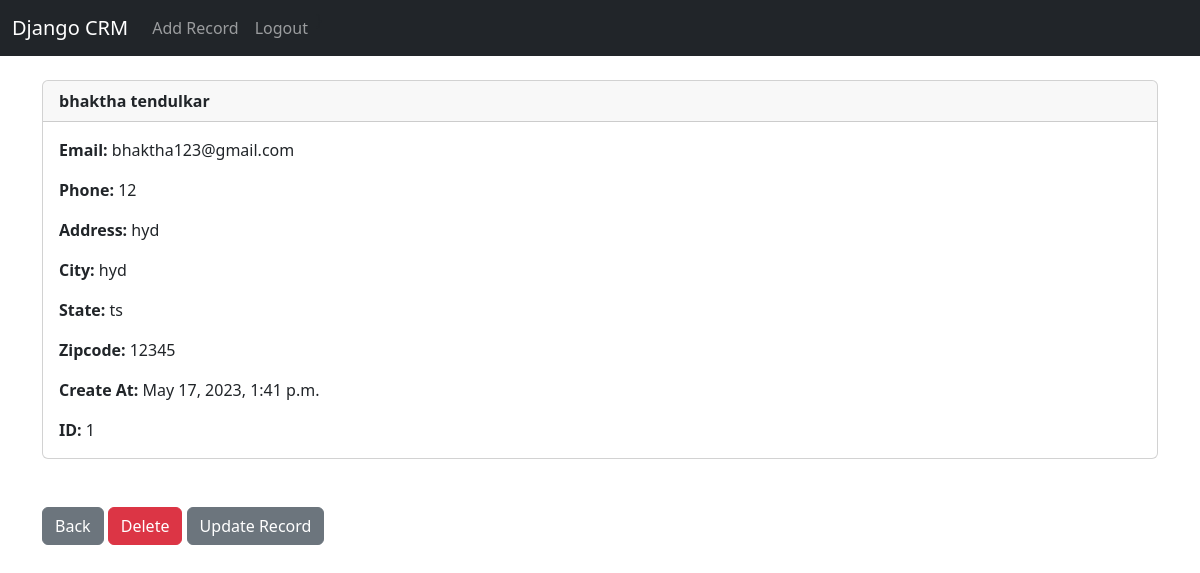
The page /record/1 (signed in) on the database its author committed.
### website/models.py (models this page shows, shortened)
class Record(models.Model):
    create_at = models.DateTimeField(auto_now_add=True)
    first_name = models.CharField(max_length=50)
    last_name = models.CharField(max_length=50)
    email = models.CharField(max_length=50)
    phone = models.CharField(max_length=15)
    address = models.CharField(max_length=100)
    city = models.CharField(max_length=50)
    state = models.CharField(max_length=50)
    zip_code = models.CharField(max_length=10)

### website/views.py (the view)
# urls.py: path('record/<int:pk>', views.customer_record, name='record'),
def customer_record(request, pk):
	if request.user.is_authenticated:
		customer_record = Record.objects.get(id=pk)
		return render(request, 'record.html', {'customer_record': customer_record})
	else:
		messages.success(request, "you must be logged in to the view page")
		return redirect('home')

### website/templates/record.html
{% extends 'base.html' %}
{% block content %}
<div class="card">
  <div class="card-header"><strong>
    	{{ customer_record.first_name }}
		{{ customer_record.last_name }}</strong>
  </div>
  <div class="card-body">
<p class="card-text">
<strong>Email: </strong>{{ customer_record.email }}</p>
<p class="card-text">
<strong>Phone: </strong>{{ customer_record.phone }}
</p>
<p class="card-text">
<strong>Address: </strong>{{ customer_record.address }}</p>
<p class="card-text">
<strong>City: </strong>{{ customer_record.city }}</p>
<p class="card-text">
<strong>State: </strong>{{ customer_record.state }}</p>
<p class="card-text">
<strong>Zipcode: </strong>{{ customer_record.zip_code }}</p>
<p class="card-text">
<strong>Create At: </strong>{{ customer_record.create_at }}</p>
<p class="card-text">
<strong>ID: </strong>{{ customer_record.id }}</p>
  </div>
</div>
<br/><br/>
<a href="{% url 'home' %}" class="btn btn-secondary">Back</a>
<a href="{% url 'delete_record'  customer_record.id%}" class="btn btn-danger">Delete</a>
<a href="{% url 'update_record' customer_record.id %}" class="btn btn-secondary">Update Record</a>
{% endblock %}}

### rows shown on the page
Record: first_name "bhaktha", last_name "tendulkar", email "bhaktha123@gmail.com", phone "12", address "hyd", city "hyd", state "ts", zip_code "12345", create_at "May 17, 2023, 1:41 p.m.", id "1"
